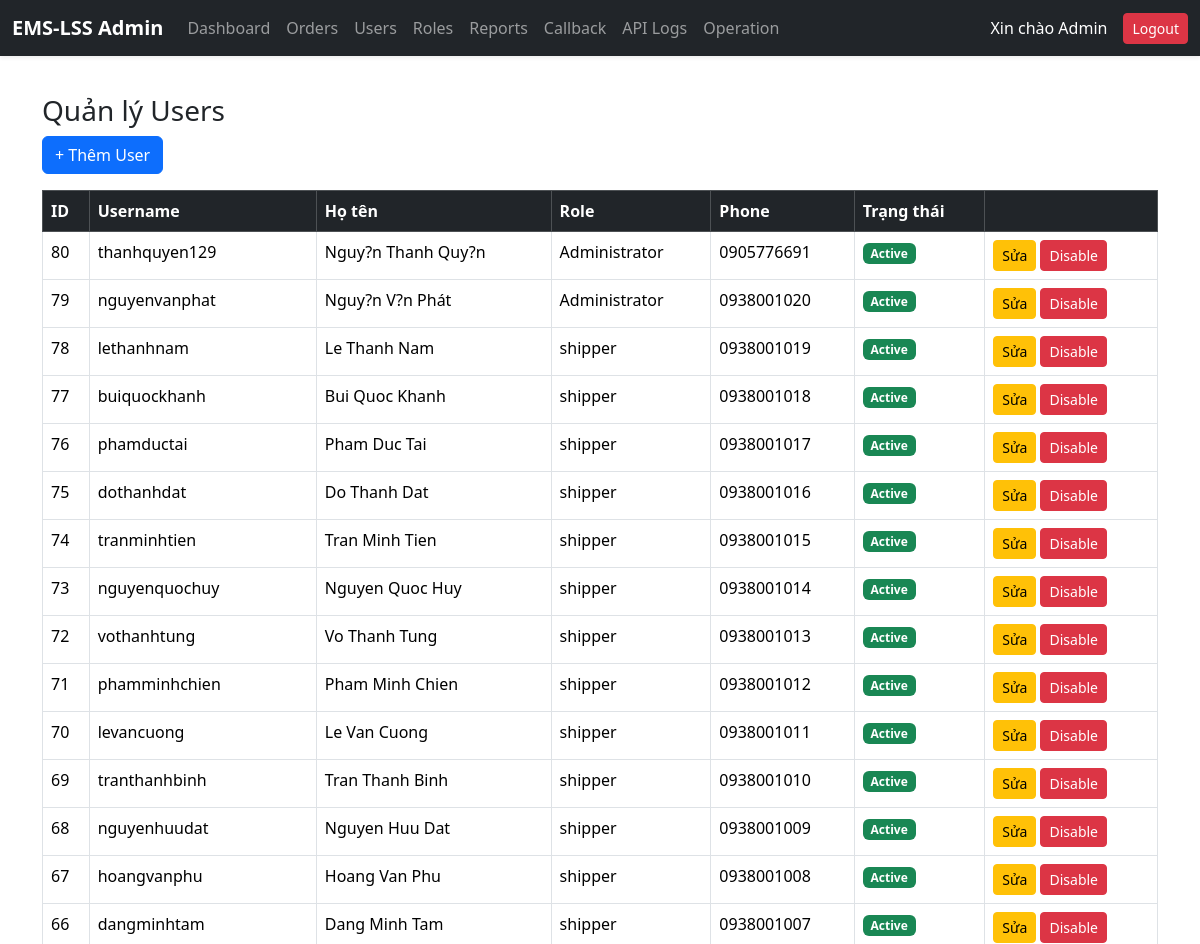
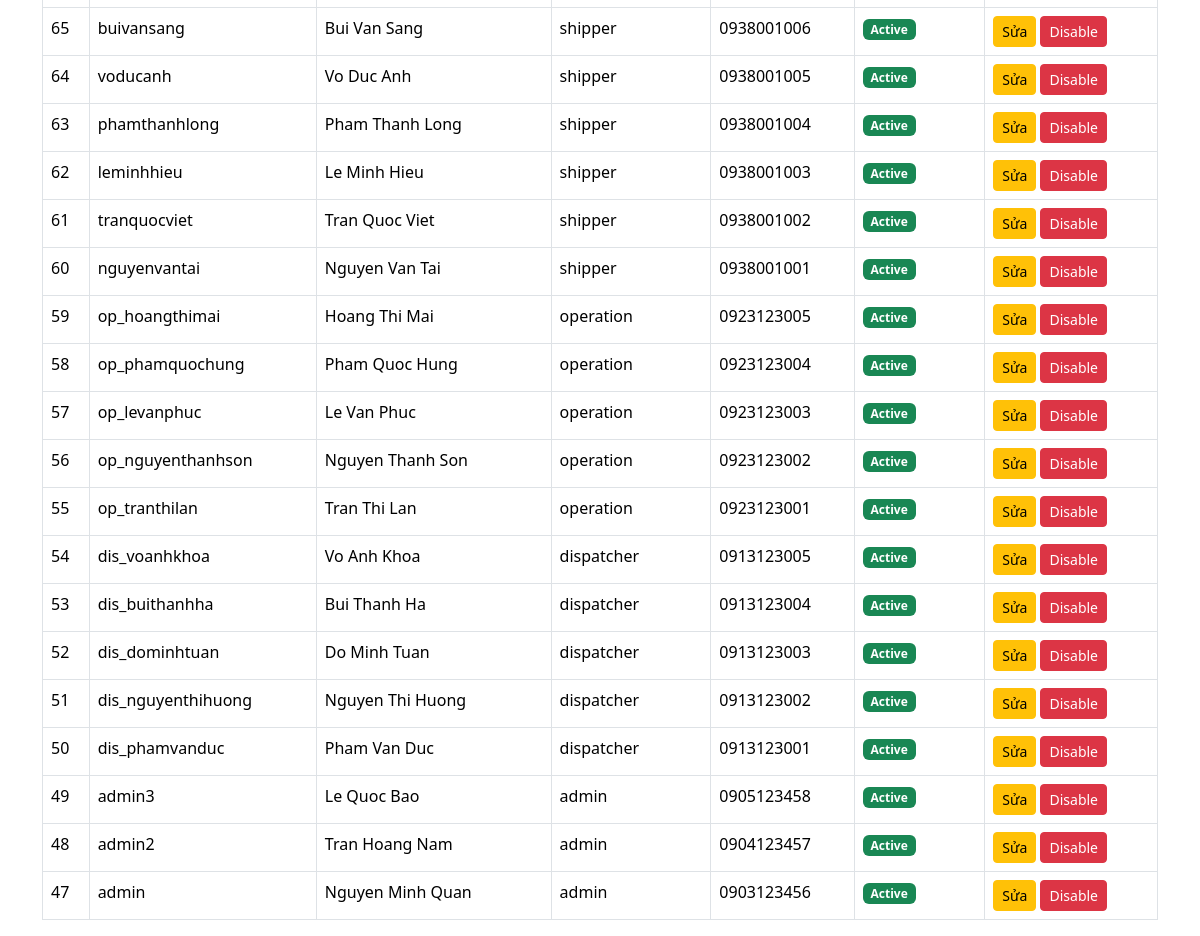
The page /modules/admin/admin_users.php on the database its author committed (2 pictures, top to bottom).
### tables this page shows
CREATE TABLE `emslss_users` (
  `id` int(11) NOT NULL AUTO_INCREMENT,
  `username` varchar(50) DEFAULT NULL,
  `password` varchar(255) DEFAULT NULL,
  `full_name` varchar(100) DEFAULT NULL,
  `role` enum('admin','dispatcher','shipper','operation') DEFAULT NULL,
  `phone` varchar(20) DEFAULT NULL,
  `created_at` timestamp NULL DEFAULT current_timestamp(),
  `role_id` int(11) DEFAULT NULL,
  `is_active` tinyint(4) DEFAULT 1,
  PRIMARY KEY (`id`),
  KEY `role_id` (`role_id`)
);

CREATE TABLE `emslss_roles` (
  `id` int(11) NOT NULL AUTO_INCREMENT,
  `role_code` varchar(50) DEFAULT NULL,
  `role_name` varchar(100) DEFAULT NULL,
  `description` text DEFAULT NULL,
  PRIMARY KEY (`id`),
  UNIQUE KEY `role_code` (`role_code`)
);

### modules/admin/admin_users.php (the view, shortened to what this page needs)
<?php
require_once __DIR__ . '/../../config/db.php';
$result = $conn->query("
    SELECT u.*, r.role_name
    FROM emslss_users u
    LEFT JOIN emslss_roles r ON u.role_id = r.id
    ORDER BY u.id DESC
");
?>
<!DOCTYPE html>
<html lang="vi">
<head>
<link href="https://cdn.jsdelivr.net/npm/bootstrap@5.3.2/dist/css/bootstrap.min.css" rel="stylesheet">
</head>
<body>
<?php include __DIR__.'/../../templates/admin_topbar.php'; ?>
<div class="container mt-4">
    <h3>Quản lý Users</h3>
    <a href="admin_user_edit.php" class="btn btn-primary mb-3">+ Thêm User</a>
    <table class="table table-bordered table-hover">
        <thead class="table-dark">
            <tr>
                <th>ID</th>
                <th>Username</th>
                <th>Họ tên</th>
                <th>Role</th>
                <th>Phone</th>
                <th>Trạng thái</th>
                <th></th>
            </tr>
        </thead>
        <tbody>
        <?php while($row = $result->fetch_assoc()): ?>
            <tr>
                <td><?= $row['id'] ?></td>
                <td><?= $row['username'] ?></td>
                <td><?= $row['full_name'] ?></td>
                <td><?= $row['role_name'] ?? $row['role'] ?></td>
                <td><?= $row['phone'] ?></td>
                <td>
                    <?= $row['is_active'] ? '<span class="badge bg-success">Active</span>' : '<span class="badge bg-danger">Disabled</span>' ?>
                </td>
                <td>
                    <a href="admin_user_edit.php?id=<?= $row['id'] ?>" class="btn btn-sm btn-warning">Sửa</a>
                    <a href="admin_user_disable.php?id=<?= $row['id'] ?>" class="btn btn-sm btn-danger">Disable</a>
                </td>
            </tr>
        <?php endwhile; ?>
        </tbody>
    </table>
</div>
</body>
</html>

### rows shown on the page
emslss_users: id "80", username "thanhquyen129", full_name "Nguy?n Thanh Quy?n", emslss_roles.role_name "Administrator", phone "0905776691", is_active "Active"
emslss_users: id "79", username "nguyenvanphat", full_name "Nguy?n V?n Phát", emslss_roles.role_name "Administrator", phone "0938001020", is_active "Active"
emslss_users: id "78", username "lethanhnam", full_name "Le Thanh Nam", role "shipper", phone "0938001019", is_active "Active"
emslss_users: id "77", username "buiquockhanh", full_name "Bui Quoc Khanh", role "shipper", phone "0938001018", is_active "Active"
emslss_users: id "76", username "phamductai", full_name "Pham Duc Tai", role "shipper", phone "0938001017", is_active "Active"
emslss_users: id "75", username "dothanhdat", full_name "Do Thanh Dat", role "shipper", phone "0938001016", is_active "Active"
emslss_users: id "74", username "tranminhtien", full_name "Tran Minh Tien", role "shipper", phone "0938001015", is_active "Active"
emslss_users: id "73", username "nguyenquochuy", full_name "Nguyen Quoc Huy", role "shipper", phone "0938001014", is_active "Active"
emslss_users: id "72", username "vothanhtung", full_name "Vo Thanh Tung", role "shipper", phone "0938001013", is_active "Active"
emslss_users: id "71", username "phamminhchien", full_name "Pham Minh Chien", role "shipper", phone "0938001012", is_active "Active"
emslss_users: id "70", username "levancuong", full_name "Le Van Cuong", role "shipper", phone "0938001011", is_active "Active"
emslss_users: id "69", username "tranthanhbinh", full_name "Tran Thanh Binh", role "shipper", phone "0938001010", is_active "Active"
emslss_users: id "68", username "nguyenhuudat", full_name "Nguyen Huu Dat", role "shipper", phone "0938001009", is_active "Active"
emslss_users: id "67", username "hoangvanphu", full_name "Hoang Van Phu", role "shipper", phone "0938001008", is_active "Active"
emslss_users: id "66", username "dangminhtam", full_name "Dang Minh Tam", role "shipper", phone "0938001007", is_active "Active"
emslss_users: id "65", username "buivansang", full_name "Bui Van Sang", role "shipper", phone "0938001006", is_active "Active"
emslss_users: id "64", username "voducanh", full_name "Vo Duc Anh", role "shipper", phone "0938001005", is_active "Active"
emslss_users: id "63", username "phamthanhlong", full_name "Pham Thanh Long", role "shipper", phone "0938001004", is_active "Active"
emslss_users: id "62", username "leminhhieu", full_name "Le Minh Hieu", role "shipper", phone "0938001003", is_active "Active"
emslss_users: id "61", username "tranquocviet", full_name "Tran Quoc Viet", role "shipper", phone "0938001002", is_active "Active"
emslss_users: id "60", username "nguyenvantai", full_name "Nguyen Van Tai", role "shipper", phone "0938001001", is_active "Active"
emslss_users: id "59", username "op_hoangthimai", full_name "Hoang Thi Mai", role "operation", phone "0923123005", is_active "Active"
emslss_users: id "58", username "op_phamquochung", full_name "Pham Quoc Hung", role "operation", phone "0923123004", is_active "Active"
emslss_users: id "57", username "op_levanphuc", full_name "Le Van Phuc", role "operation", phone "0923123003", is_active "Active"
emslss_users: id "56", username "op_nguyenthanhson", full_name "Nguyen Thanh Son", role "operation", phone "0923123002", is_active "Active"
emslss_users: id "55", username "op_tranthilan", full_name "Tran Thi Lan", role "operation", phone "0923123001", is_active "Active"
emslss_users: id "54", username "dis_voanhkhoa", full_name "Vo Anh Khoa", role "dispatcher", phone "0913123005", is_active "Active"
emslss_users: id "53", username "dis_buithanhha", full_name "Bui Thanh Ha", role "dispatcher", phone "0913123004", is_active "Active"
emslss_users: id "52", username "dis_dominhtuan", full_name "Do Minh Tuan", role "dispatcher", phone "0913123003", is_active "Active"
emslss_users: id "51", username "dis_nguyenthihuong", full_name "Nguyen Thi Huong", role "dispatcher", phone "0913123002", is_active "Active"
emslss_users: id "50", username "dis_phamvanduc", full_name "Pham Van Duc", role "dispatcher", phone "0913123001", is_active "Active"
emslss_users: id "49", username "admin3", full_name "Le Quoc Bao", role "admin", phone "0905123458", is_active "Active"
emslss_users: id "48", username "admin2", full_name "Tran Hoang Nam", role "admin", phone "0904123457", is_active "Active"
emslss_users: id "47", username "admin", full_name "Nguyen Minh Quan", role "admin", phone "0903123456", is_active "Active"

### other values the page prints
$_SESSION['full_name'] "Admin"
